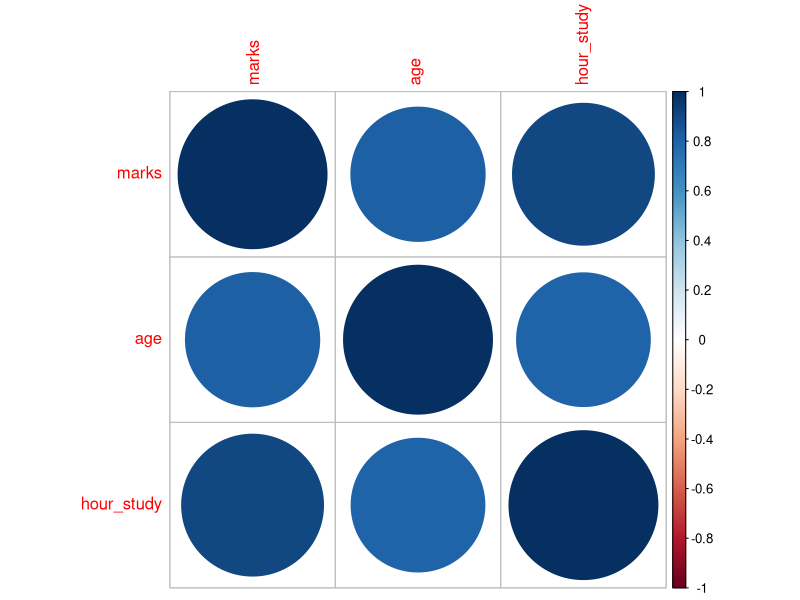

Write R code to recreate this figure.
#here it is a data frame for reference

data<-data.frame(
marks=c(85,90,78,88,92,76,84,95),
age=c(25,24,22,23,24,21,22,25),
hour_study=c(5,6,4,5,7,3,4,6)
)

#generate correlation matrix
cor_matrix<-cor(data)
print(cor_matrix)

#visualize correlation matrix
install.packages("corrplot")
library(corrplot)
corrplot(cor_matrix,method = "circle")
